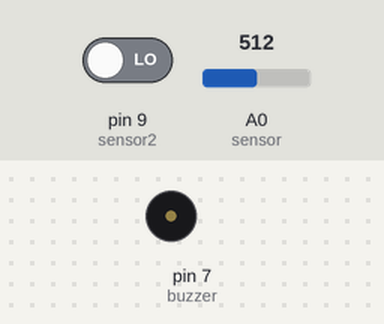
Simulated run of this sketch. Board: Arduino Uno, built with avr-gcc and run on an emulated ATmega328P. Parts: buzzer (waves = sounding, pin HIGH). Inputs (shaded band) come from the test bench; at power-on: pin 9 (sensor2) LOW, A0 (sensor) = 512. What the sketch prints to the serial monitor is not drawn.

Above: at 1.2 s.
1.3 s: pin 9 (sensor2) driven HIGH
At 2.4 s:
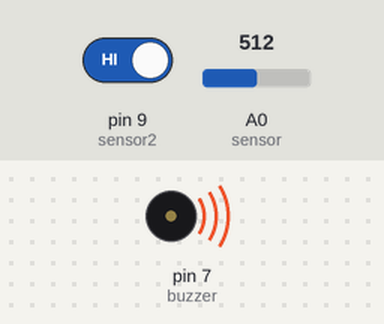
2.8 s: pin 9 (sensor2) driven LOW
At 3.7 s:
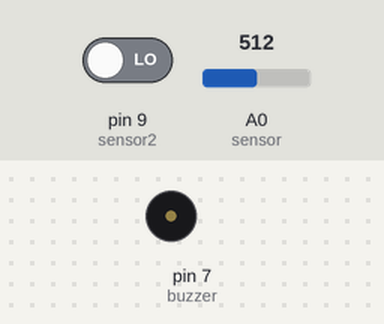
Timing chart, 0 to 5.8 s (numbered marks = the images above; inputs shaded):
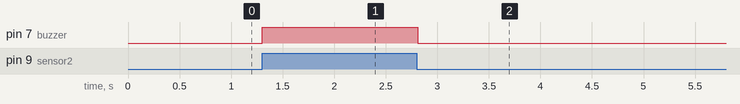

The sketch:

20.ino
```cpp
//20
int buzzer=7;
int sensor=A0;
int gas=0;
int sensor2=9;
int gas2;
void setup() {
  pinMode(buzzer,OUTPUT);
  pinMode(sensor,INPUT);
  pinMode(sensor, INPUT);
  Serial.begin(9600);
}

void loop() {
  gas=analogRead(sensor);
  gas2=digitalRead(sensor2);
Serial.println(gas);
if (gas>=400&&gas2==HIGH){
  digitalWrite(buzzer,HIGH);

}
else {
  digitalWrite(buzzer,LOW);

}
  delay(100);
}
```

Measured:
- after the input at 1.3 s, pin 7 (buzzer): LOW → HIGH at once
- after the input at 2.8 s, pin 7 (buzzer): HIGH → LOW at once
